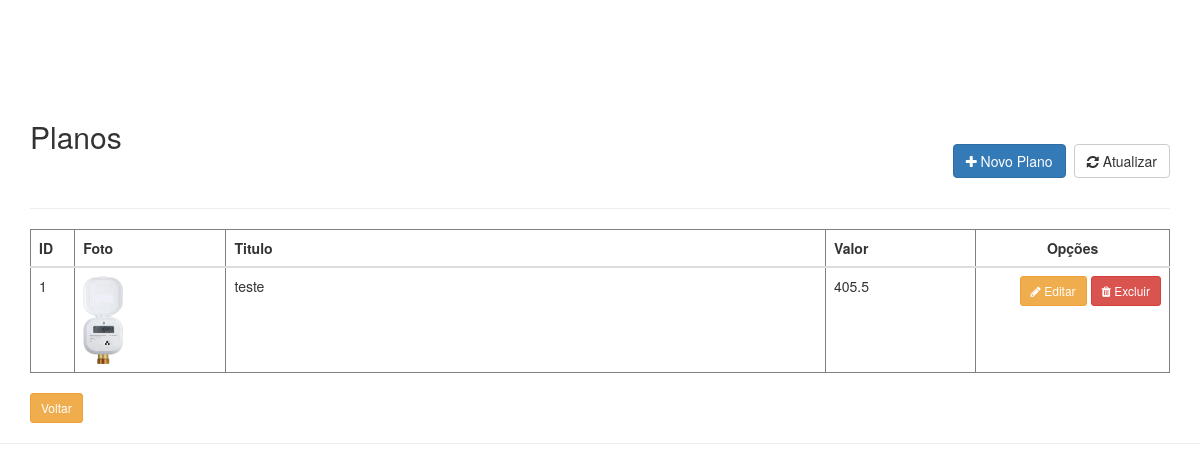
/painel/planos.php (signed in), run on an earlier commit of the app's database.
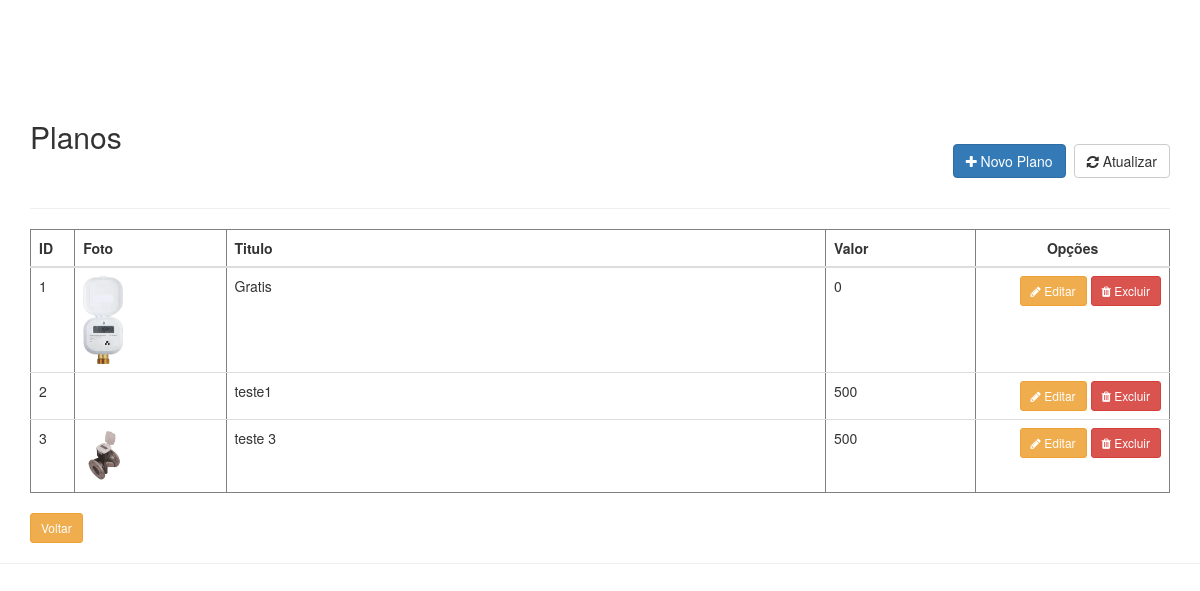
And on a later commit of the database.
### tables this page shows
CREATE TABLE `planos` (
  `id` int NOT NULL,
  `titulo` varchar(255) DEFAULT NULL,
  `valor` float DEFAULT NULL,
  `conteudo` text,
  `foto` varchar(255) DEFAULT NULL,
  `creditos` int DEFAULT NULL,
  `id_usuario` int DEFAULT NULL
);

### Class/conexao.class.php (called while the page is built, shortened)
<?php
class Conexao
{
    private static $pdo;
    public static function getInstance()
    {
        if (!isset(self::$pdo)) {
            try {
                $dsn = "mysql:host=" . HOST . ";dbname=" . DBNAME . ";charset=" . CHARSET;
                $opcoes = array(
                    PDO::MYSQL_ATTR_INIT_COMMAND => 'SET NAMES utf8',
                    PDO::ATTR_PERSISTENT => true,
                    PDO::ATTR_ERRMODE => PDO::ERRMODE_EXCEPTION
                );
                self::$pdo = new PDO($dsn, USER, PASSWORD, $opcoes);
            } catch (PDOException $e) {
                die("Erro ao conectar com o banco de dados: " . $e->getMessage());
            }
        }
        return self::$pdo;
    }
}

### Class/planos.class.php (called while the page is built, shortened)
<?php
class Planos
{
    private $pdo;
    private static $instance = null;
    private function __construct($conn)
    {
        $this->pdo = $conn;
    }
    public static function getInstance($conn)
    {
        if (self::$instance === null) {
            self::$instance = new Planos($conn);
        }
        return self::$instance;
    }
    public function dadosPlanos($id = '', $titulo = '',  $orderBy = '', $limite = '')
    {
        $filtro = [];
        $parametros = [];
        $sqlFiltro = !empty($filtro) ? 'WHERE ' . implode(' AND ', $filtro) : '';
        $sqlOrdem = !empty($orderBy) ? "ORDER BY {$orderBy}" : '';
        $sqlLimite = !empty($limite) ? "LIMIT 0,{$limite}" : '';
        try {
            $sql = "SELECT * FROM planos {$sqlFiltro} {$sqlOrdem} {$sqlLimite}";
            $stm = $this->pdo->prepare($sql);
            for ($i = 1; $i <= count($parametros); $i++) {
                $stm->bindValue($i, $parametros[$i - 1]);
            }
            $stm->execute();
            $planos = $stm->fetchAll(PDO::FETCH_OBJ);
            if (!empty($id) || $limite == 1) {
                return (!empty($planos[0])) ? $planos[0] : null;
            } else {
                return $planos;
            }
        } catch (PDOException $erro) {
            echo $erro->getMessage();
        }
    }
}

### painel/verifica.php (called while the page is built, shortened)
<?php
require_once '../Connection/conexao.php';
include "../Class/planos.class.php";
$planos = Planos::getInstance(Conexao::getInstance());

### painel/planos.php (the view, shortened to what this page needs)
<?php
include "verifica.php";
$dadosPlanos = $planos->dadosPlanos();
?>
<!DOCTYPE html>
<html lang="pt-br">
<head>
	<link href="css/style.css" rel="stylesheet">
	<link rel="stylesheet" media="screen" href="//netdna.bootstrapcdn.com/bootstrap/3.3.4/css/bootstrap.min.css">
	<link rel="stylesheet" href="https://maxcdn.bootstrapcdn.com/font-awesome/4.6.2/css/font-awesome.min.css">
</head>
<body>
	<main class="container">
		<br><br><br>
		<div class="clearfix">&nbsp;</div>
		<div class="clearfix">&nbsp;</div>
		<header>
			<div class="row">
				<div class="col-sm-6">
					<h2>Planos</h2>
				</div>
				<div class="col-sm-2">&nbsp;</div>
                <div class="col-sm-2">&nbsp;</div>
                <div class="col-sm-6 text-right h2">
                    <a class="btn btn-primary" href="add-plano"><i class="fa fa-plus"></i> Novo Plano</a>
                    <a class="btn btn-default" href="planos"><i class="fa fa-refresh"></i> Atualizar</a>
                </div>
			</div>
		</header>
		<hr>
		<table class="table table-hover" border="1">
			<thead>
				<?php if ($dadosPlanos) : ?>
					<tr>
						<th width="48">ID</th>
						<th width="179">Foto</th>
						<th width="759">Titulo</th>
						<th width="179">Valor</th>
						<th width="225" class="text-center">Opções</th>
					</tr>
			</thead>
			<tbody>
				<?php foreach ($dadosPlanos as $plano) : ?>
					<tr>
						<td><?php echo $plano->id; ?></td>
						<td>
							<?php if ($plano->foto) : ?>
								<img src="../post-images/<?php echo $plano->foto; ?>" width="40" alt="">
							<?php endif; ?>
						</td>
						<td><?php echo $plano->titulo; ?></td>
						<td><?php echo $plano->valor; ?></td>
						<td class="actions text-right">
							<a href="editar-plano/<?php echo $plano->id; ?>" class="btn btn-sm btn-warning"><i class="fa fa-pencil"></i> Editar</a>
							<a href="javascript:;" class="btn btn-sm btn-danger" onclick="if(confirm('Tem certeza que deseja excluir <?php echo preg_replace('~[\r\n]+~', '', $plano->titulo); ?>?')) { window.location='planos.php?acao=excluirPlano&id=<?php echo $plano->id; ?>'; } ">
									<i class="fa fa-trash"></i> Excluir
							</a>
						</td>
					</tr>
				<?php endforeach;
				else : ?>
				<tr>
					<td colspan="6">Nenhum registro encontrado.</td>
				</tr>
			<?php endif; ?>
			</tbody>
		</table>
		<a href="<?php echo SITE_URL?>" class="btn btn-sm btn-warning"> Voltar</a>
	</main>
	<hr>
</body>
</html>

What changed in the data, as far as the page shows it:
changed planos id 1: titulo "teste" → "Gratis"; valor "405.5" → "0"
added planos: id "2", titulo "teste1", valor "500"
added planos: id "3", foto (picture), titulo "teste 3", valor "500"
